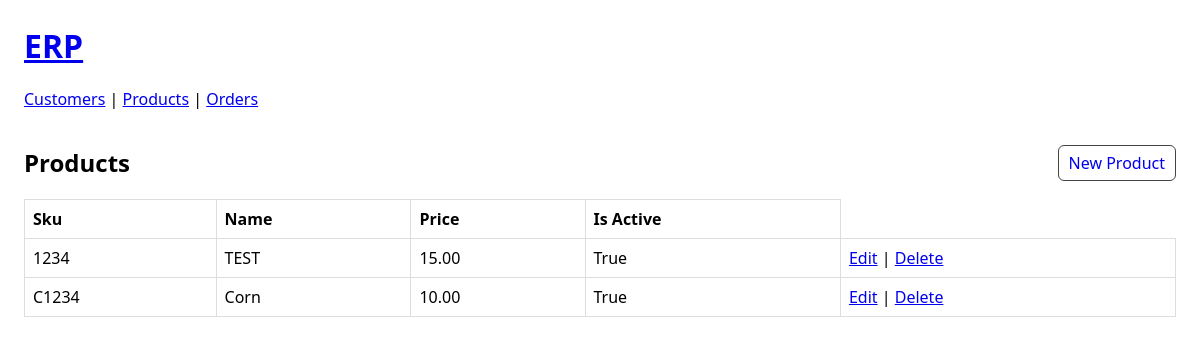
/products/, run on an earlier commit of the app's database.
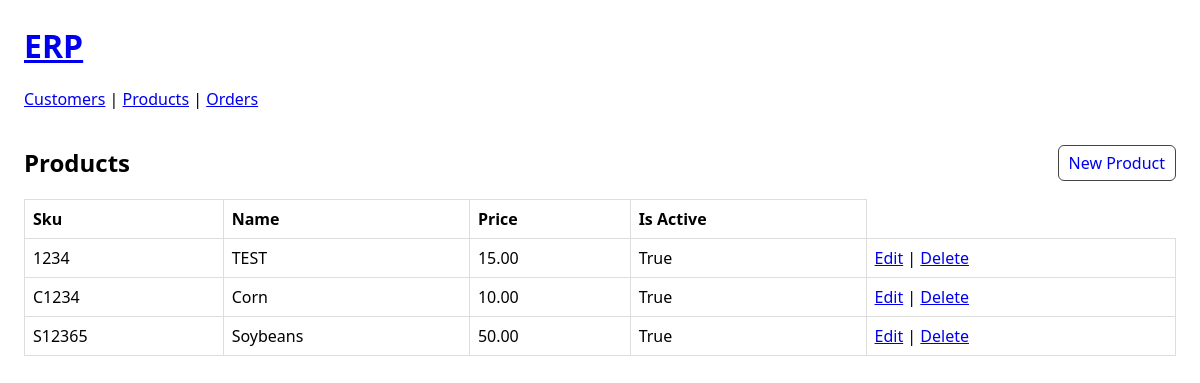
And on a later commit of the database.
### products/models.py (models this page shows, shortened)
class Product(models.Model):
    sku = models.CharField(max_length=64, unique=True)
    name = models.CharField(max_length=255)
    price = models.DecimalField(max_digits=12, decimal_places=2, default=0)
    is_active = models.BooleanField(default=True)
    created_at = models.DateTimeField(auto_now_add=True)
    updated_at = models.DateTimeField(auto_now=True)

### products/web_views.py (the view)
# urls.py: path("", ProductListView.as_view(), name="list"),
class ProductListView(ListView):
    model = Product
    template_name = "products/product_list.html"
    context_object_name = "products"
    paginate_by = 25

### templates/products/product_list.html
{% extends "base.html" %}
{% block content %}
  <div style="display:flex; justify-content:space-between; align-items:center;">
    <h2>Products</h2>
    <a class="button" href="{% url 'products:create' %}">New Product</a>
  </div>
  <table>
    <thead>
      <tr><th>Sku</th><th>Name</th><th>Price</th><th>Is Active</th></tr>
    </thead>
    <tbody>
      {% for p in products %}
        <tr>
          <td>{{ p.sku }}</td>
          <td>{{ p.name }}</td>
          <td>{{ p.price }}</td>
          <td>{{ p.is_active }}</td>
          <td>
            <a href="{% url 'products:update' p.pk %}">Edit</a> |
            <a href="{% url 'products:delete' p.pk %}">Delete</a>
          </td>
        </tr>
      {% empty %}
        <tr><td colspan="5">No products yet.</td></tr>
      {% endfor %}
    </tbody>
  </table>
{% endblock %}

### templates/base.html (shortened to what this page needs)
<!doctype html>
<html>
<head>
</head>
<body>
  <h1><a href="/">ERP</a></h1>
  <nav style="margin-bottom:16px;">
    <a href="/customers/">Customers</a> |
    <a href="/products/">Products</a> |
    <a href="/orders/">Orders</a>
  </nav>
  {% block content %}{% endblock %}
</body>
</html>

### templates/base.html (style rules this page uses)
body { font-family: system-ui, sans-serif; margin: 24px; }
table { border-collapse: collapse; width: 100%; }
th, td { border: 1px solid #ddd; padding: 8px; }
th { text-align: left; }
a.button { padding: 6px 10px; border: 1px solid #444; text-decoration: none; border-radius: 6px; }

What changed in the data, as far as the page shows it:
added Product: sku "S12365", name "Soybeans", price "50.00", is_active "True"
